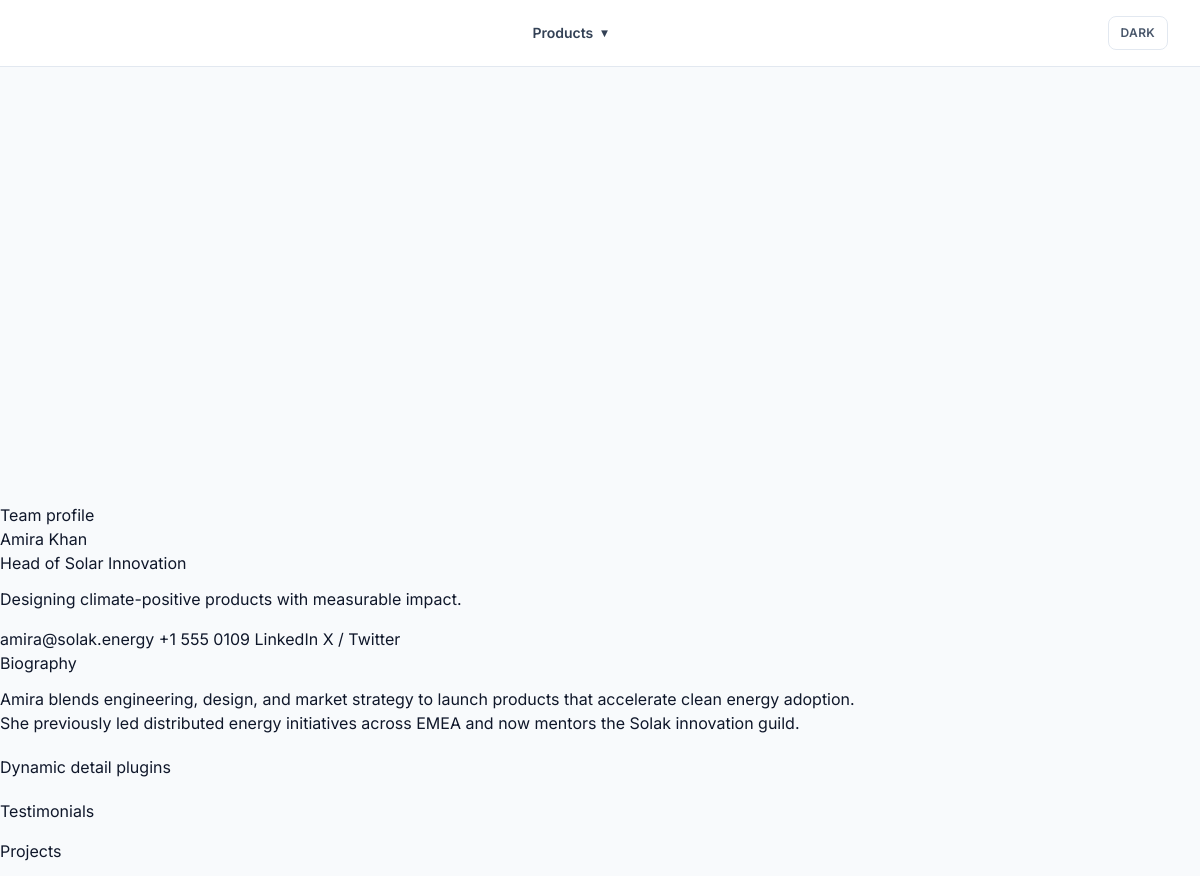
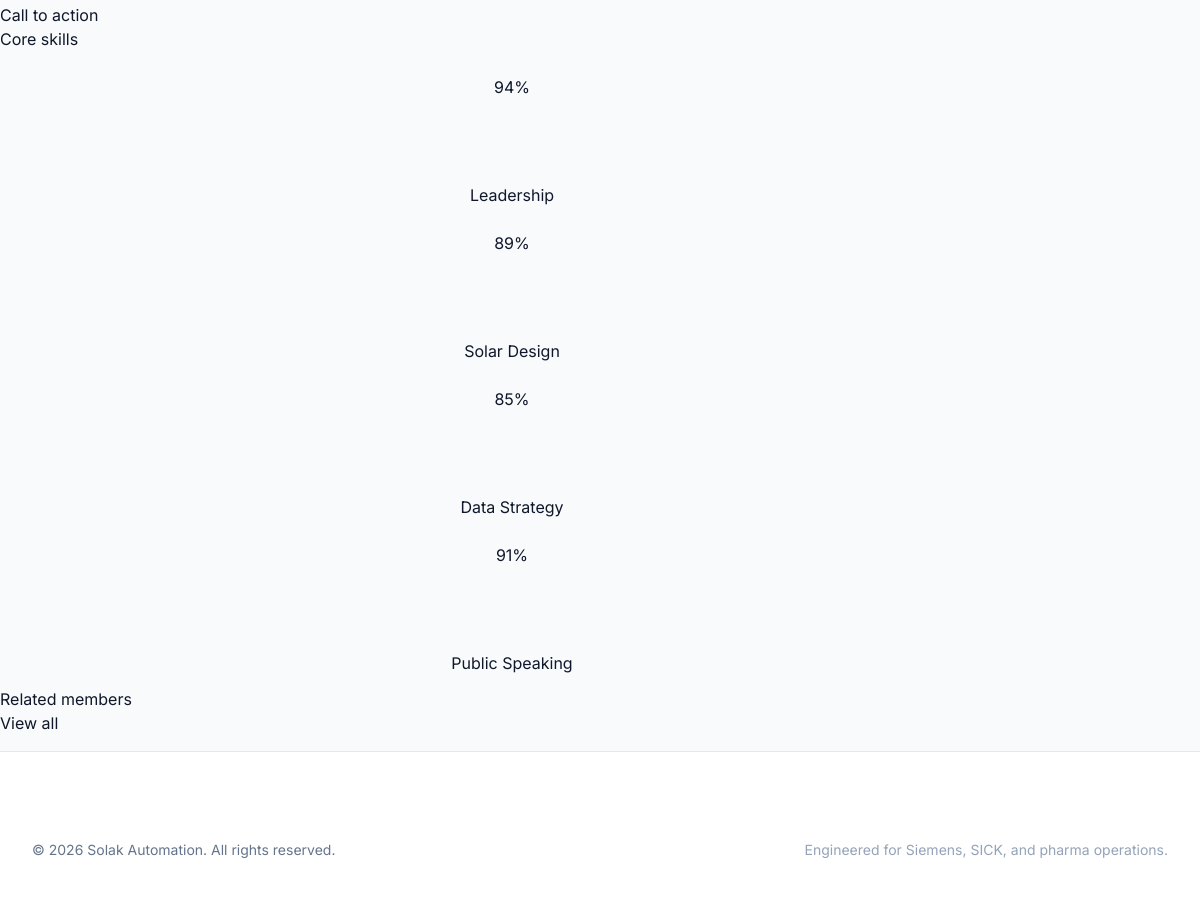
The app's page /en/team/amira-khan/ with its own data (2 pictures, top to bottom).
### core/models.py (models this page shows, shortened)
class TeamMember(models.Model):
    name = models.CharField(max_length=120)
    slug = models.SlugField(unique=True, blank=True)
    role = models.CharField(max_length=100)
    photo = FilerImageField(
        verbose_name='Profile Photo',
        blank=True,
        null=True,
        on_delete=models.SET_NULL,
        related_name='+',
    )
    tagline = models.CharField(max_length=200, blank=True)
    short_bio = models.TextField(blank=True)
    full_bio = models.TextField(help_text='Rich text from django CMS text plugin is supported in templates.')
    email = models.EmailField(blank=True)
    phone = models.CharField(max_length=50, blank=True)
    linkedin = models.URLField(blank=True)
    twitter = models.URLField(blank=True, verbose_name='X / Twitter')
    order = models.PositiveSmallIntegerField(default=0)
    class Meta:
        ordering = ['order', 'name']

class Skill(models.Model):
    member = models.ForeignKey(TeamMember, related_name='skills', on_delete=models.CASCADE)
    name = models.CharField(max_length=80)
    percentage = models.PositiveSmallIntegerField(default=75, validators=[MinValueValidator(0), MaxValueValidator(100)])
    order = models.PositiveSmallIntegerField(default=0)
    class Meta:
        ordering = ['order', 'id']

### core/views.py (the view)
# urls.py: path('<slug:slug>/', TeamMemberDetailView.as_view(), name='detail'),
class TeamMemberDetailView(DetailView):
    model = TeamMember
    template_name = 'core/member_detail.html'
    slug_field = 'slug'
    slug_url_kwarg = 'slug'
    context_object_name = 'member'
    def get_context_data(self, **kwargs):
        context = super().get_context_data(**kwargs)
        context['related_members'] = TeamMember.objects.exclude(pk=self.object.pk)[:6]
        return context

### core/templates/core/member_detail.html (shortened to what this page needs)
{% extends 'base.html' %}
{% load cms_tags thumbnail %}
{% block content %}
<section class="section section-hero">
  <div class="container">
    <div class="row align-items-center g-5">
      <div class="col-lg-5">
        <div class="ui-card p-2">
          {% if member.photo %}
            {% thumbnail member.photo 900x1100 crop upscale as hero %}
            <img src="{{ hero.url }}" width="{{ hero.width }}" height="{{ hero.height }}" alt="{{ member.name }}" loading="eager" class="card-img-top" />
          {% else %}
            <div class="card-img-top bg-light" style="height: 420px;"></div>
          {% endif %}
        </div>
      </div>
      <div class="col-lg-7">
        <p class="eyebrow">Team profile</p>
        <h1 class="display-4 fw-bold">{{ member.name }}</h1>
        <p class="text-primary fw-semibold mb-3">{{ member.role }}</p>
        <p class="text-muted fs-5">{{ member.tagline|default:member.short_bio }}</p>
        <div class="d-flex flex-wrap gap-2 mt-4">
          {% if member.email %}<a class="btn btn-outline-secondary" href="mailto:{{ member.email }}">{{ member.email }}</a>{% endif %}
          {% if member.phone %}<a class="btn btn-outline-secondary" href="tel:{{ member.phone }}">{{ member.phone }}</a>{% endif %}
          {% if member.linkedin %}<a class="btn btn-outline-secondary" href="{{ member.linkedin }}" target="_blank" rel="noopener">LinkedIn</a>{% endif %}
          {% if member.twitter %}<a class="btn btn-outline-secondary" href="{{ member.twitter }}" target="_blank" rel="noopener">X / Twitter</a>{% endif %}
        </div>
      </div>
    </div>
  </div>
</section>
<section class="section section-sm">
  <div class="container">
    <div class="row g-5">
      <article class="col-lg-8">
        <h2 class="h3 fw-bold">Biography</h2>
        <div class="mt-3 text-muted">
          {{ member.full_bio|safe }}
        </div>
        <div class="mt-5">
          <h3 class="h5 fw-semibold">Dynamic detail plugins</h3>
        </div>
        <div class="mt-5">
          <div class="mb-4">
            <h3 class="h5 fw-semibold">Testimonials</h3>
          </div>
          <div class="mb-4">
            <h3 class="h5 fw-semibold">Projects</h3>
          </div>
          <div>
            <h3 class="h5 fw-semibold">Call to action</h3>
          </div>
        </div>
      </article>
      <aside class="col-lg-4">
        <h2 class="h3 fw-bold">Core skills</h2>
        <div class="row g-3 mt-3">
          {% for skill in member.skills.all %}
          <div class="col-6">
            <div class="ui-card p-3 text-center">
              <div class="mx-auto mb-3 d-flex align-items-center justify-content-center rounded-circle bg-light" style="width: 96px; height: 96px;">
                <span class="fw-bold">{{ skill.percentage }}%</span>
              </div>
              <p class="small fw-semibold mb-0">{{ skill.name }}</p>
            </div>
          </div>
          {% empty %}
          <p class="text-muted">No skills added yet.</p>
          {% endfor %}
        </div>
      </aside>
    </div>
  </div>
</section>
<section class="section section-sm">
  <div class="container">
    <div class="d-flex flex-wrap align-items-center justify-content-between mb-4">
      <h2 class="h3 fw-bold mb-0">Related members</h2>
      <a href="{% url 'core:member-list' %}" class="btn btn-outline-secondary">View all</a>
    </div>
  </div>
</section>
{% endblock %}

### records on screen
TeamMember: name "Amira Khan", role "Head of Solar Innovation", tagline "Designing climate-positive products with measurable impact.", email "amira@solak.energy", phone "+1 555 0109", full_bio "Amira blends engineering, design, and market strategy to launch products that accelerate clean energy adoption. She previously led distributed energy initiatives across EMEA and now mentors the Solak innovation guild."
Skill: percentage "94", name "Leadership"
Skill: percentage "89", name "Solar Design"
Skill: percentage "85", name "Data Strategy"
Skill: percentage "91", name "Public Speaking"
